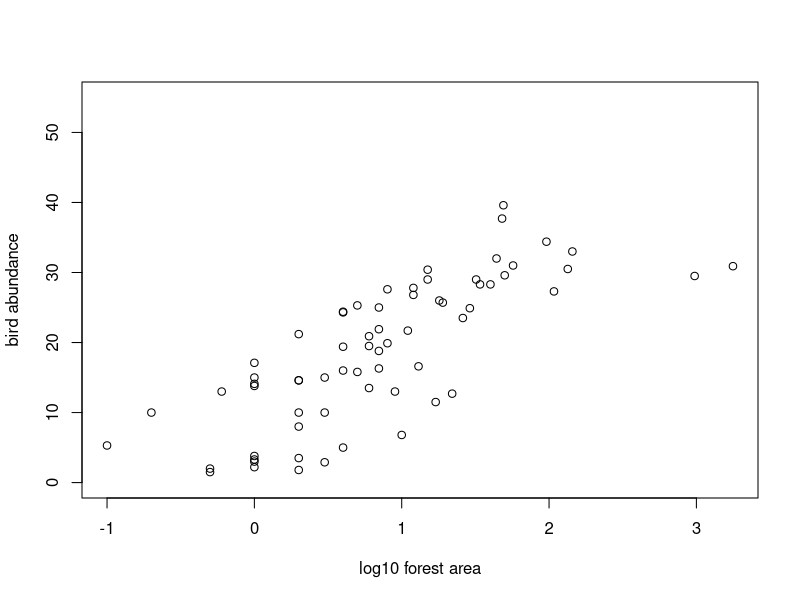
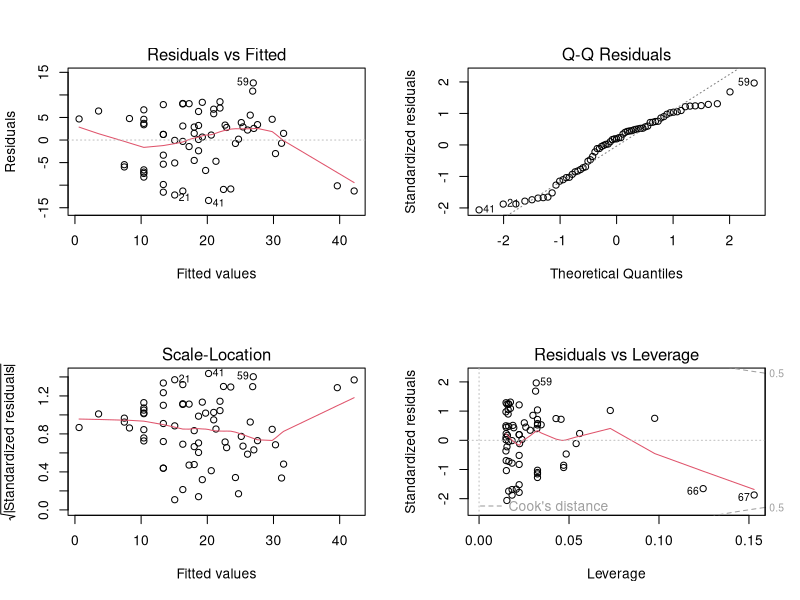
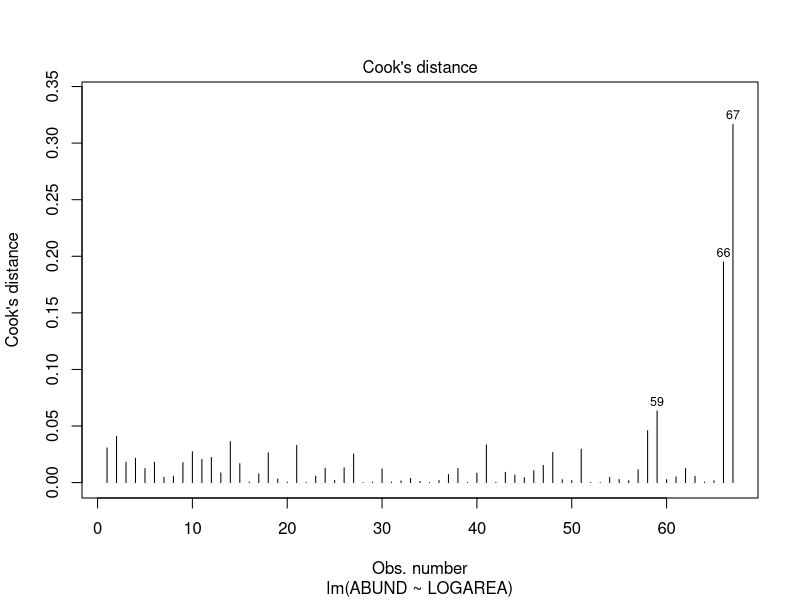
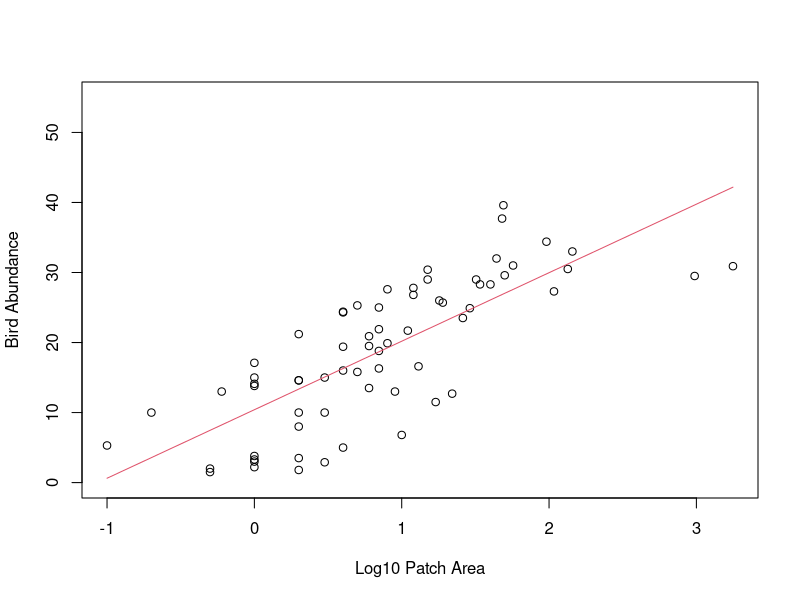
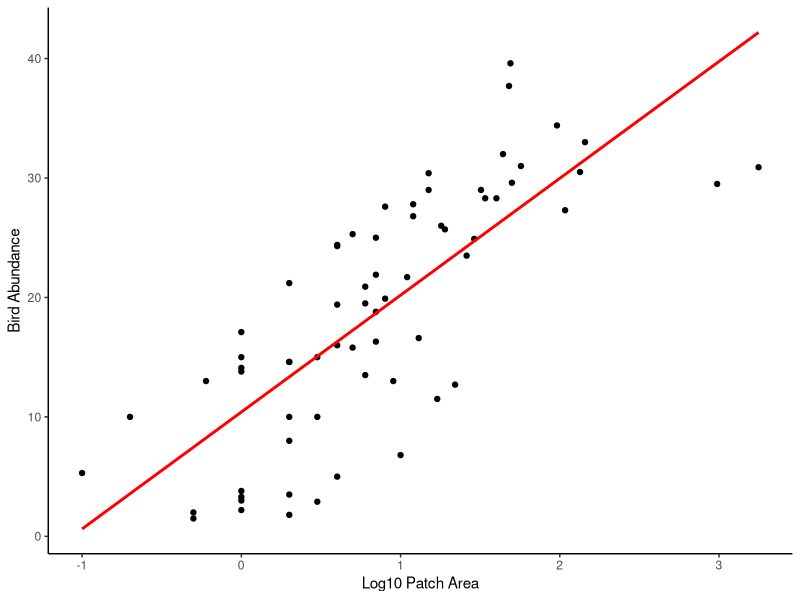
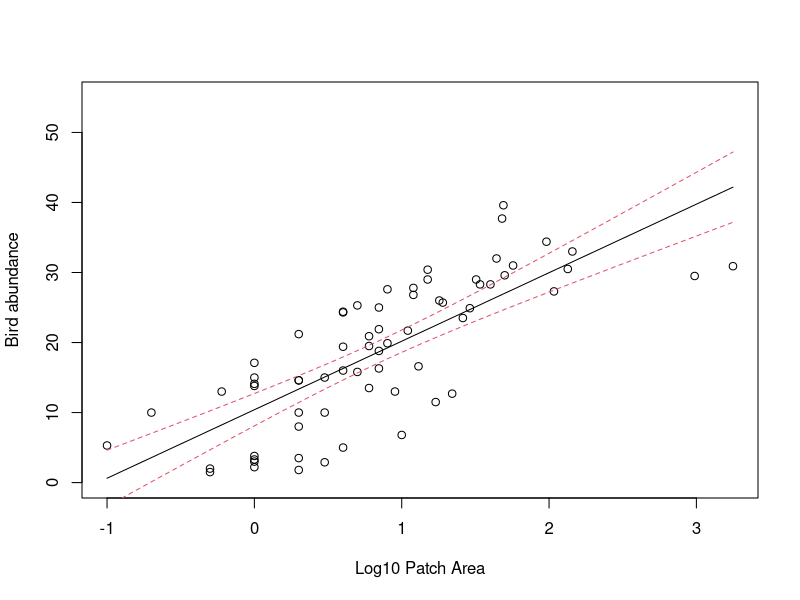
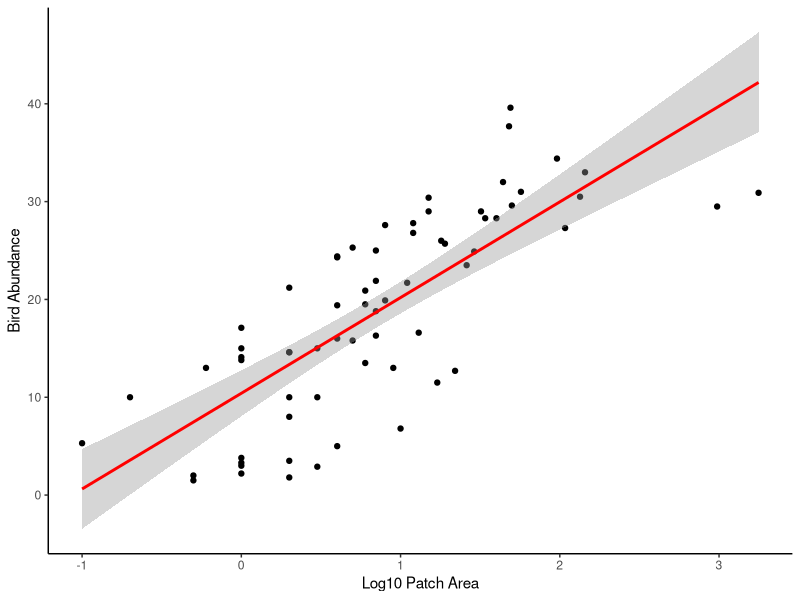
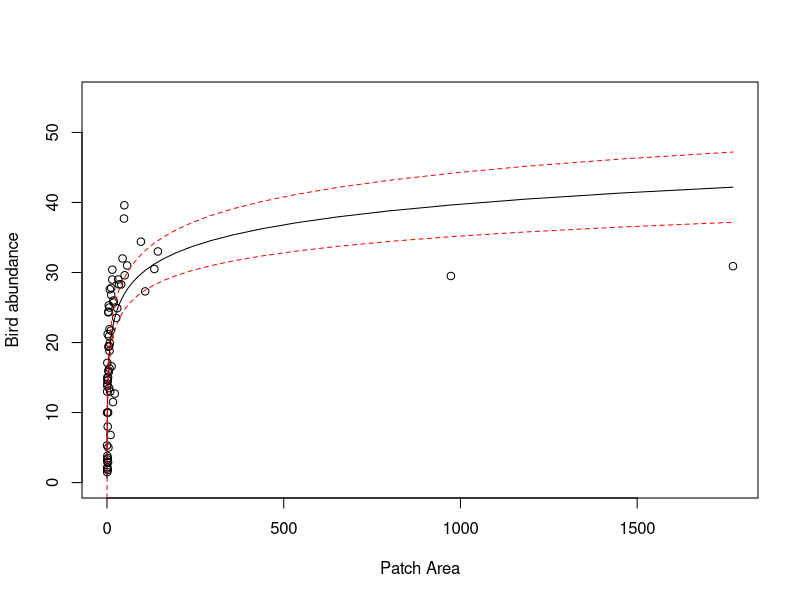

Here is the R script that generated these plots, in order:
## ----Q2, eval=TRUE, echo=TRUE, collapse=TRUE----------------------------------------------------------------------------------------------------
loyn <- read.table("data/loyn.txt", header = TRUE, 
                   stringsAsFactors = TRUE)
str(loyn)

# 67 observations and 8 variables (from str())


## ----Q3, eval=TRUE, echo=TRUE, collapse=TRUE----------------------------------------------------------------------------------------------------
# let's first log10 transform the AREA variable due to the couple 
# of unusually large forest area values (check you data exploration)
# to remind yourself

loyn$LOGAREA <- log10(loyn$AREA)

# make a scatterplot of bird abundance and log10 Area

plot(loyn$LOGAREA, loyn$ABUND, xlab = "log10 forest area", 
     ylab = "bird abundance", ylim = c(0, 55))

# now fit the linear model

loyn.lm <- lm(ABUND ~ LOGAREA, data = loyn)


## ----Q4, eval=TRUE, echo=TRUE, collapse=TRUE----------------------------------------------------------------------------------------------------
# ANOVA table
anova(loyn.lm)

# The null hypothesis is that the slope of the relationship
# between LOGAREA and ABUND = 0
# i.e. there is no relationship

# The p value is very small (3.81e-14) therefore we 
# reject this null hypothesis (i.e. the slope is different
# from 0)


## ----Q5, eval=TRUE, echo=TRUE, collapse=TRUE----------------------------------------------------------------------------------------------------
summary(loyn.lm)

# the estimate of the intercept = 10.4
# the estimate of the slope = 9.78

# word equation
# ABUND = 10.40 + 9.78 * LOGAREA


## ----Q6, eval=TRUE, echo=TRUE, collapse=TRUE----------------------------------------------------------------------------------------------------

# the null hypothesis for the intercept is that the intercept = 0
# the p value is very small (certainly less than the (not so magic) 0.05)
# therefore we reject this null hypothesis and conclude that the intercept
# is different from zero.

# the null hypothesis for the slope is that the slope = 0
# the p value is very small (3.81e-14)
# therefore we reject this null hypothesis and conclude that the slope
# is different from zero (i.e. there is a significant relationship between
# LOGAREA and ABUND).


## ----Q7, eval=TRUE, echo=TRUE, collapse=TRUE----------------------------------------------------------------------------------------------------
summary(loyn.lm)

# The multiple R-squared value is 0.588 and therefore 58.8% of
# the variation in ABUND is explained by LOGAREA


## ----Q8, eval=TRUE, echo=TRUE, collapse=TRUE----------------------------------------------------------------------------------------------------
# first split the plotting device into 2 rows and 2 columns
par(mfrow = c(2,2))

# now create the residuals plots
plot(loyn.lm)

# The normal Q-Q plot is used to assess normality of the residuals (top right).
# If perfectly normal then all residuals would lie exactly on the 1:1 line.
# In reality this is never going to happen so we are looking for obvious large 
# departures. In this plot they don't look too bad, although the lower quantiles
# do seem to deviate. All in all I would be cautiously optimistic.

# To check homogeneity of variance assumption we look at both the Residuals vs Fitted (top left)
# and the Scale-Location plots (bottom left). 
# There doesn't appear to be any obvious patterns of the residuals in these plots, 
# although you can see the two residuals associated with the two large forest patch areas 
# are below the zero line (negative residuals) on the right hand side of these plots
# despite the log transformation. Perhaps something to bear in mind as we progress. 
# But in short, the homogeneity of variance assumption looks ok.

# From the Residuals vs Leverage plot (bottom right) you can see that there are no residuals 
# with a Cooks distance greater than 1. In fact they are all well below 0.5. If you want to 
# produce a plot of just Cooks distance (perhaps this is clearer)
par(mfrow = c(1,1))
plot(loyn.lm, which = 4)

# Going back to the Residuals vs Leverage plot (bottom right) you can see 
# three residuals that are somewhat unusual in terms of their leverage as 
# they stick out a bit to the right compared to the rest of the residuals. 
# Two of these residuals are our two large forest patch areas again. However,
# leverage still seems to be on the low side, so at least on the scale of the
# log transformation things look ok.


## ----Q9, eval=TRUE, echo=TRUE, collapse=TRUE----------------------------------------------------------------------------------------------------
# to predict bird abundance if AREA == 100

# if you log base 10 transformed the AREA variable
bird_abundance100 = 10.4 + (9.78 * log10(100))
bird_abundance100
# if you used the natural log (i.e. log()) then you would use log()
# not log10()


## ----Q10, eval=TRUE, echo=TRUE, collapse=TRUE---------------------------------------------------------------------------------------------------
# need to create a dataframe object with a column of LOGAREA values to predict from.
# note you need to call the column the same as used in the model
my.data <- data.frame(LOGAREA = seq(from = min(loyn$LOGAREA),
                                  to = max(loyn$LOGAREA),
                                  length = 50))

# use predict function to calculate predicted values of abundance based on the 
# new LOGAREA values in the data frame my.data (use the newdata argument)
pred.vals <- predict(loyn.lm, newdata = my.data)


## ----Q11, eval=TRUE, echo=TRUE, collapse=TRUE---------------------------------------------------------------------------------------------------
# plot the lines on the plot. The x values are the new LOGAREA values from the my.data
# dataframe, the predicted values are from pred.vals 
plot(loyn$LOGAREA, loyn$ABUND, xlab = "Log10 Patch Area", 
     ylab = "Bird Abundance", ylim = c(0, 55))

lines(my.data$LOGAREA, pred.vals, lty = 1,col = 2)

# for those of you who are into plotting using the ggplot2 package,
# this is one of those occasions where things are a little simpler!
# Don't forget, you will need to install the ggplot2 package if
# you've never used it before

# install.packages('ggplot2')

library(ggplot2)
ggplot(mapping = aes(x = LOGAREA, y = ABUND), data = loyn) +
    geom_point() +
    xlab("Log10 Patch Area") +
    ylab("Bird Abundance") +
    geom_smooth(method = "lm", se = FALSE, colour = "red") +
    theme_classic()


## ----Q12, eval=TRUE, echo=TRUE, collapse=TRUE---------------------------------------------------------------------------------------------------
pred.vals.se <- predict(loyn.lm, newdata = my.data, se.fit = TRUE) # note the use of the se.fit argument

# check out the structure of pred.vals.se
# you can see we now have 4 vectors in this object
# $fit = fitted values
# $se.fit = standard error of fitted values
# $df = degrees of freedom
# $residual.scale = residual standard error

# so we will need to access our fitted values and standard errors using 
# pred.val.se$fit and pred.vals.se$se.fit respectively
str(pred.vals.se)

# now create the plot
plot(x = loyn$LOGAREA, y = loyn$ABUND,
     xlab = "Log10 Patch Area",
     ylab = "Bird abundance", ylim = c(0, 55))
    

# add the fitted values as before but now we need to use 
# pred.vals.se$fit
lines(my.data$LOGAREA, pred.vals.se$fit, lty = 1,col = 1)

# add the upper 95% confidence interval
lines(my.data$LOGAREA, pred.vals.se$fit + (1.96 * pred.vals.se$se.fit), lty = 2, col = 2)

# add the lower 95% confidence interval
lines(my.data$LOGAREA, pred.vals.se$fit - (1.96 * pred.vals.se$se.fit), lty = 2, col = 2)

# And the ggplot way of doing things

ggplot(mapping = aes(x = LOGAREA, y = ABUND), data = loyn) +
    geom_point() +
    xlab("Log10 Patch Area") +
    ylab("Bird Abundance") +
    geom_smooth(method = "lm", se = TRUE, colour = "red") +
    theme_classic()


## ----Q13, eval=TRUE, echo=TRUE, collapse=TRUE---------------------------------------------------------------------------------------------------
# back transformed LOGAREA and 95% confidence intervals

# re-plot but this time use the original untransformed AREA variable
plot(x = loyn$AREA, y = loyn$ABUND, ylim = c(0,55),
     xlab = "Patch Area",
     ylab = "Bird abundance")

# now add the fitted lines and upper and lower 95% confidence intervals
# remember we only log10 transformed the LOGAREA variable so this is the only
# variable that we need to back-transform

lines(10^(my.data$LOGAREA), pred.vals.se$fit, lty = 1,col = 1)
lines(10^(my.data$LOGAREA), pred.vals.se$fit + (1.96 * pred.vals.se$se.fit), lty = 2, col = "red")
lines(10^(my.data$LOGAREA), pred.vals.se$fit - (1.96 * pred.vals.se$se.fit), lty = 2, col = "red")

# the model doesn't look too great now! Technically, if we transform variables in our model
# then we should only really interpret the model on the scale of the transformation.

# If we interpret on the back transformed scale, you can see the model doesn't really fit the 
# data very well, especially for the two large forest patch AREAs and also those patches with
# high bird abundance.

